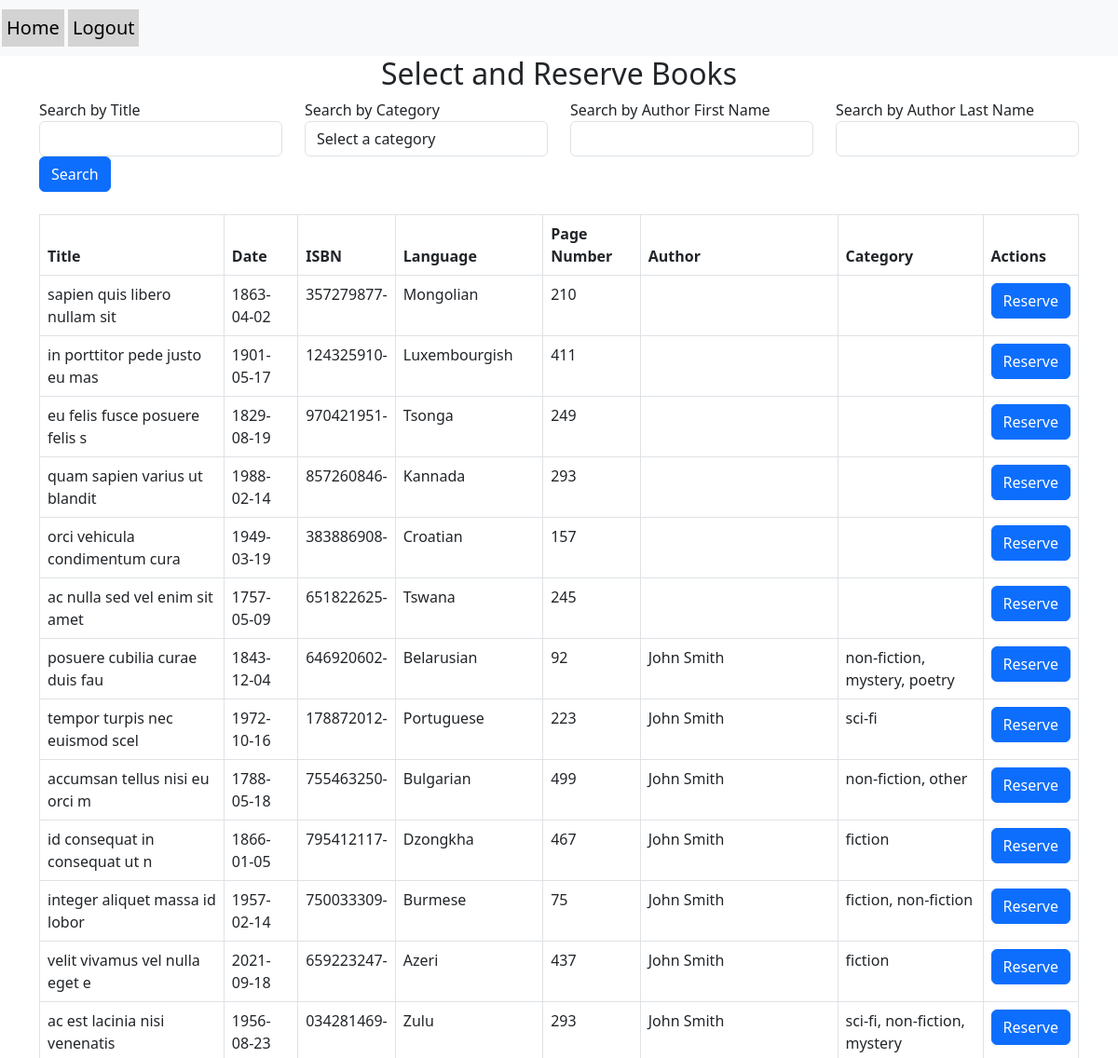
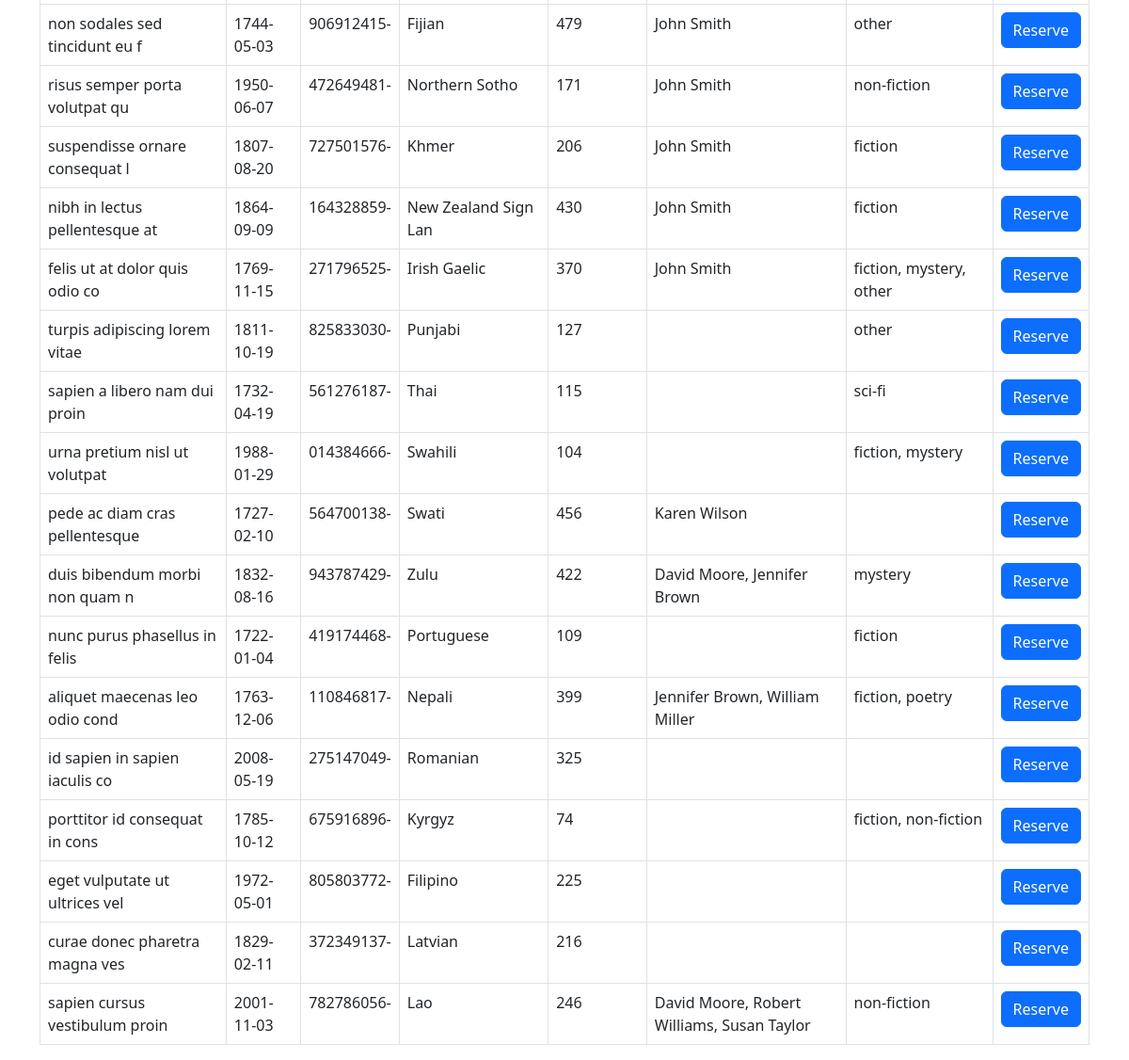
Screenshot of /U-BookReservations.php (signed in) with the database file from the repository (2 pictures, top to bottom).
### tables this page shows
create table if not exists book_school
(
    id               int(10) auto_increment
        primary key,
    book_id          int(10) not null,
    school_id        int(7)  not null,
    copies           int(10) not null,
    copies_available int(10) not null,
    constraint fk_book_id3
        foreign key (book_id) references book (id)
            on update cascade,
    constraint fk_school_id
        foreign key (school_id) references school (id)
            on update cascade
)
    collate = latin1_swedish_ci;

create table if not exists book
(
    id       int(10) auto_increment
        primary key,
    title    varchar(30)  not null,
    date     date         not null,
    ISBN     varchar(10)  not null,
    language varchar(20)  not null,
    page_num int(5)       not null,
    image    varchar(30)  null,
    keywords varchar(30)  null,
    summary  varchar(500) null
)
    collate = latin1_swedish_ci;

### U-BookReservations.php (the view, shortened to what this page needs)
<?php
require_once 'conn.php';
$schoolID = $_SESSION['school_id'];
$searchTitle = isset($_POST['searchTitle']) ? $_POST['searchTitle'] : '';
$searchAuthorFirstName = isset($_POST['searchAuthorFirstName']) ? $_POST['searchAuthorFirstName'] : '';
$searchAuthorLastName = isset($_POST['searchAuthorLastName']) ? $_POST['searchAuthorLastName'] : '';
$sql = "SELECT bs.id AS book_school_id, b.title, b.date, b.ISBN, b.language, b.page_num, GROUP_CONCAT(DISTINCT CONCAT(a.first_name, ' ', a.last_name) SEPARATOR ', ') AS authors, GROUP_CONCAT(DISTINCT c.name SEPARATOR ', ') AS categories
        FROM book_school bs
        INNER JOIN book b ON bs.book_id = b.id
        LEFT JOIN book_author ba ON b.id = ba.book_id
        LEFT JOIN author a ON ba.author_id = a.id
        LEFT JOIN book_category bc ON b.id = bc.book_id
        LEFT JOIN category c ON bc.category_id = c.id
        WHERE bs.school_id = $schoolID";
$sql .= " GROUP BY b.id";
$result = mysqli_query($conn, $sql);
$books = mysqli_fetch_all($result, MYSQLI_ASSOC);
?>
<!doctype html>
<html lang="en">
  <head>
	<link href="https://cdn.jsdelivr.net/npm/bootstrap@5.3.0-alpha3/dist/css/bootstrap.min.css" rel="stylesheet">
  </head>
<body>
	<nav class="navbar navbar-expand-lg navbar-light bg-light">
	  <a class="navbar-brand" href="User_layout.php" style="background-color: lightgray; padding: 5px; margin: 2px;">Home</a>
	  <a class="navbar-brand" href="logout.php" style="background-color: lightgray; padding: 5px; margin: 2px;">Logout</a>
	</nav>
    <div class="container">
        <h2 style="text-align: center;">Select and Reserve Books</h2>
        <form method="POST" action="U-BookReservations.php">
            <div class="row">
                <div class="col-md-3">
                    <div class="form-group">
                        <label for="searchTitle">Search by Title</label>
                        <input type="text" class="form-control" id="searchTitle" name="searchTitle" value="<?php echo $searchTitle; ?>">
                    </div>
                </div>
                <div class="col-md-3">
                    <div class="form-group">
                        <label for="searchCategory">Search by Category</label>
                        <select class="form-control" id="searchCategory" name="searchCategory">
                            <option value="">Select a category</option>
                        </select>
                    </div>
                </div>
                <div class="col-md-3">
                    <div class="form-group">
                        <label for="searchAuthorFirstName">Search by Author First Name</label>
                        <input type="text" class="form-control" id="searchAuthorFirstName" name="searchAuthorFirstName" value="<?php echo $searchAuthorFirstName; ?>">
                    </div>
                </div>
                <div class="col-md-3">
                    <div class="form-group">
                        <label for="searchAuthorLastName">Search by Author Last Name</label>
                        <input type="text" class="form-control" id="searchAuthorLastName" name="searchAuthorLastName" value="<?php echo $searchAuthorLastName; ?>">
                    </div>
                </div>
            </div>
            <div class="row">
                <div class="col-md-12">
                    <div class="form-group">
                        <button type="submit" class="btn btn-primary">Search</button>
                    </div>
                </div>
            </div>
        </form>
        <br>
        <table class="table table-bordered">
            <thead>
                <tr>
                    <th>Title</th>
                    <th>Date</th>
                    <th>ISBN</th>
                    <th>Language</th>
                    <th>Page Number</th>
                    <th>Author</th>
                    <th>Category</th>
                    <th>Actions</th>
                </tr>
            </thead>
            <tbody>
                <?php foreach ($books as $book) : ?>
                    <tr>
                        <td><?php echo $book['title']; ?></td>
                        <td><?php echo $book['date']; ?></td>
                        <td><?php echo $book['ISBN']; ?></td>
                        <td><?php echo $book['language']; ?></td>
                        <td><?php echo $book['page_num']; ?></td>
                        <td><?php echo $book['authors']; ?></td>
                        <td><?php echo $book['categories']; ?></td>
                        <td><a href="U-insertReservation.php?book_school_id=<?php echo $book['book_school_id']; ?>" class="btn btn-primary">Reserve</a></td>
                    </tr>
                <?php endforeach; ?>
            </tbody>
        </table>
    </div>
</body>
</html>

### rows the page displays
book_school: book.title "sapien quis libero nullam sit", book.date "1863-04-02", book.ISBN "357279877-", book.language "Mongolian", book.page_num "210"
book_school: book.title "in porttitor pede justo eu mas", book.date "1901-05-17", book.ISBN "124325910-", book.language "Luxembourgish", book.page_num "411"
book_school: book.title "eu felis fusce posuere felis s", book.date "1829-08-19", book.ISBN "970421951-", book.language "Tsonga", book.page_num "249"
book_school: book.title "quam sapien varius ut blandit", book.date "1988-02-14", book.ISBN "857260846-", book.language "Kannada", book.page_num "293"
book_school: book.title "orci vehicula condimentum cura", book.date "1949-03-19", book.ISBN "383886908-", book.language "Croatian", book.page_num "157"
book_school: book.title "ac nulla sed vel enim sit amet", book.date "1757-05-09", book.ISBN "651822625-", book.language "Tswana", book.page_num "245"
book_school: book.title "posuere cubilia curae duis fau", book.date "1843-12-04", book.ISBN "646920602-", book.language "Belarusian", book.page_num "92", authors "John Smith", categories "non-fiction, mystery, poetry"
book_school: book.title "tempor turpis nec euismod scel", book.date "1972-10-16", book.ISBN "178872012-", book.language "Portuguese", book.page_num "223", authors "John Smith", categories "sci-fi"
book_school: book.title "accumsan tellus nisi eu orci m", book.date "1788-05-18", book.ISBN "755463250-", book.language "Bulgarian", book.page_num "499", authors "John Smith", categories "non-fiction, other"
book_school: book.title "id consequat in consequat ut n", book.date "1866-01-05", book.ISBN "795412117-", book.language "Dzongkha", book.page_num "467", authors "John Smith", categories "fiction"
book_school: book.title "integer aliquet massa id lobor", book.date "1957-02-14", book.ISBN "750033309-", book.language "Burmese", book.page_num "75", authors "John Smith", categories "fiction, non-fiction"
book_school: book.title "velit vivamus vel nulla eget e", book.date "2021-09-18", book.ISBN "659223247-", book.language "Azeri", book.page_num "437", authors "John Smith", categories "fiction"
book_school: book.title "ac est lacinia nisi venenatis", book.date "1956-08-23", book.ISBN "034281469-", book.language "Zulu", book.page_num "293", authors "John Smith", categories "sci-fi, non-fiction, mystery"
book_school: book.title "non sodales sed tincidunt eu f", book.date "1744-05-03", book.ISBN "906912415-", book.language "Fijian", book.page_num "479", authors "John Smith", categories "other"
book_school: book.title "risus semper porta volutpat qu", book.date "1950-06-07", book.ISBN "472649481-", book.language "Northern Sotho", book.page_num "171", authors "John Smith", categories "non-fiction"
book_school: book.title "suspendisse ornare consequat l", book.date "1807-08-20", book.ISBN "727501576-", book.language "Khmer", book.page_num "206", authors "John Smith", categories "fiction"
book_school: book.title "nibh in lectus pellentesque at", book.date "1864-09-09", book.ISBN "164328859-", book.language "New Zealand Sign Lan", book.page_num "430", authors "John Smith", categories "fiction"
book_school: book.title "felis ut at dolor quis odio co", book.date "1769-11-15", book.ISBN "271796525-", book.language "Irish Gaelic", book.page_num "370", authors "John Smith", categories "fiction, mystery, other"
book_school: book.title "turpis adipiscing lorem vitae", book.date "1811-10-19", book.ISBN "825833030-", book.language "Punjabi", book.page_num "127", categories "other"
book_school: book.title "sapien a libero nam dui proin", book.date "1732-04-19", book.ISBN "561276187-", book.language "Thai", book.page_num "115", categories "sci-fi"
book_school: book.title "urna pretium nisl ut volutpat", book.date "1988-01-29", book.ISBN "014384666-", book.language "Swahili", book.page_num "104", categories "fiction, mystery"
book_school: book.title "pede ac diam cras pellentesque", book.date "1727-02-10", book.ISBN "564700138-", book.language "Swati", book.page_num "456", authors "Karen Wilson"
book_school: book.title "duis bibendum morbi non quam n", book.date "1832-08-16", book.ISBN "943787429-", book.language "Zulu", book.page_num "422", authors "David Moore, Jennifer Brown", categories "mystery"
book_school: book.title "nunc purus phasellus in felis", book.date "1722-01-04", book.ISBN "419174468-", book.language "Portuguese", book.page_num "109", categories "fiction"
book_school: book.title "aliquet maecenas leo odio cond", book.date "1763-12-06", book.ISBN "110846817-", book.language "Nepali", book.page_num "399", authors "Jennifer Brown, William Miller", categories "fiction, poetry"
book_school: book.title "id sapien in sapien iaculis co", book.date "2008-05-19", book.ISBN "275147049-", book.language "Romanian", book.page_num "325"
book_school: book.title "porttitor id consequat in cons", book.date "1785-10-12", book.ISBN "675916896-", book.language "Kyrgyz", book.page_num "74", categories "fiction, non-fiction"
book_school: book.title "eget vulputate ut ultrices vel", book.date "1972-05-01", book.ISBN "805803772-", book.language "Filipino", book.page_num "225"
book_school: book.title "curae donec pharetra magna ves", book.date "1829-02-11", book.ISBN "372349137-", book.language "Latvian", book.page_num "216"
book_school: book.title "sapien cursus vestibulum proin", book.date "2001-11-03", book.ISBN "782786056-", book.language "Lao", book.page_num "246", authors "David Moore, Robert Williams, Susan Taylor", categories "non-fiction"
